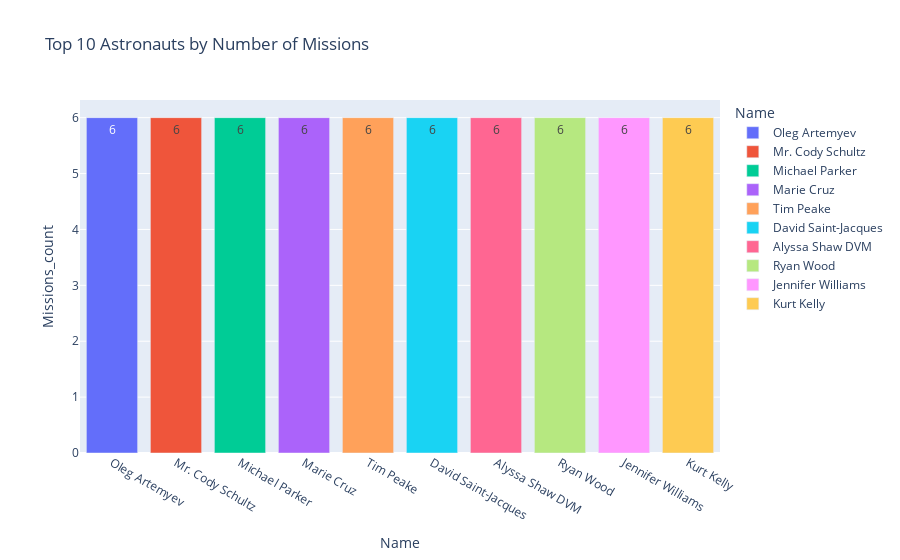

This figure's notebook cell:
### Code cell
misson= astronauts.sort_values(by='Missions_count', ascending=False).head(10)
fig = px.bar(
    misson,
    x="Name",
    y="Missions_count",
    title="Top 10 Astronauts by Number of Missions",
    color="Name",
    text="Missions_count"

)

fig.show()

### Figure 1 — Plotly figure (JSON) as saved in the notebook; plotly's stock layout.template omitted (floating-point values rounded to 4 significant figures)
{"data": [{"hovertemplate": "Name=%{x}<br>Missions_count=%{text}<extra></extra>", "legendgroup": "Oleg Artemyev", "marker": {"color": "#636efa", "pattern": {"shape": ""}}, "name": "Oleg Artemyev", "orientation": "v", "showlegend": true, "text": [6.0], "textposition": "auto", "type": "bar", "x": ["Oleg Artemyev"], "xaxis": "x", "y": [6], "yaxis": "y"}, {"hovertemplate": "Name=%{x}<br>Missions_count=%{text}<extra></extra>", "legendgroup": "Mr. Cody Schultz", "marker": {"color": "#EF553B", "pattern": {"shape": ""}}, "name": "Mr. Cody Schultz", "orientation": "v", "showlegend": true, "text": [6.0], "textposition": "auto", "type": "bar", "x": ["Mr. Cody Schultz"], "xaxis": "x", "y": [6], "yaxis": "y"}, {"hovertemplate": "Name=%{x}<br>Missions_count=%{text}<extra></extra>", "legendgroup": "Michael Parker", "marker": {"color": "#00cc96", "pattern": {"shape": ""}}, "name": "Michael Parker", "orientation": "v", "showlegend": true, "text": [6.0], "textposition": "auto", "type": "bar", "x": ["Michael Parker"], "xaxis": "x", "y": [6], "yaxis": "y"}, {"hovertemplate": "Name=%{x}<br>Missions_count=%{text}<extra></extra>", "legendgroup": "Marie Cruz", "marker": {"color": "#ab63fa", "pattern": {"shape": ""}}, "name": "Marie Cruz", "orientation": "v", "showlegend": true, "text": [6.0], "textposition": "auto", "type": "bar", "x": ["Marie Cruz"], "xaxis": "x", "y": [6], "yaxis": "y"}, {"hovertemplate": "Name=%{x}<br>Missions_count=%{text}<extra></extra>", "legendgroup": "Tim Peake", "marker": {"color": "#FFA15A", "pattern": {"shape": ""}}, "name": "Tim Peake", "orientation": "v", "showlegend": true, "text": [6.0], "textposition": "auto", "type": "bar", "x": ["Tim Peake"], "xaxis": "x", "y": [6], "yaxis": "y"}, {"hovertemplate": "Name=%{x}<br>Missions_count=%{text}<extra></extra>", "legendgroup": "David Saint-Jacques", "marker": {"color": "#19d3f3", "pattern": {"shape": ""}}, "name": "David Saint-Jacques", "orientation": "v", "showlegend": true, "text": [6.0], "textposition": "auto", "type": "bar", "x": ["David Saint-Jacques"], "xaxis": "x", "y": [6], "yaxis": "y"}, {"hovertemplate": "Name=%{x}<br>Missions_count=%{text}<extra></extra>", "legendgroup": "Alyssa Shaw DVM", "marker": {"color": "#FF6692", "pattern": {"shape": ""}}, "name": "Alyssa Shaw DVM", "orientation": "v", "showlegend": true, "text": [6.0], "textposition": "auto", "type": "bar", "x": ["Alyssa Shaw DVM"], "xaxis": "x", "y": [6], "yaxis": "y"}, {"hovertemplate": "Name=%{x}<br>Missions_count=%{text}<extra></extra>", "legendgroup": "Ryan Wood", "marker": {"color": "#B6E880", "pattern": {"shape": ""}}, "name": "Ryan Wood", "orientation": "v", "showlegend": true, "text": [6.0], "textposition": "auto", "type": "bar", "x": ["Ryan Wood"], "xaxis": "x", "y": [6], "yaxis": "y"}, {"hovertemplate": "Name=%{x}<br>Missions_count=%{text}<extra></extra>", "legendgroup": "Jennifer Williams", "marker": {"color": "#FF97FF", "pattern": {"shape": ""}}, "name": "Jennifer Williams", "orientation": "v", "showlegend": true, "text": [6.0], "textposition": "auto", "type": "bar", "x": ["Jennifer Williams"], "xaxis": "x", "y": [6], "yaxis": "y"}, {"hovertemplate": "Name=%{x}<br>Missions_count=%{text}<extra></extra>", "legendgroup": "Kurt Kelly", "marker": {"color": "#FECB52", "pattern": {"shape": ""}}, "name": "Kurt Kelly", "orientation": "v", "showlegend": true, "text": [6.0], "textposition": "auto", "type": "bar", "x": ["Kurt Kelly"], "xaxis": "x", "y": [6], "yaxis": "y"}], "layout": {"barmode": "relative", "legend": {"title": {"text": "Name"}, "tracegroupgap": 0}, "title": {"text": "Top 10 Astronauts by Number of Missions"}, "xaxis": {"anchor": "y", "categoryarray": ["Oleg Artemyev", "Mr. Cody Schultz", "Michael Parker", "Marie Cruz", "Tim Peake", "David Saint-Jacques", "Alyssa Shaw DVM", "Ryan Wood", "Jennifer Williams", "Kurt Kelly"], "categoryorder": "array", "domain": [0, 1], "title": {"text": "Name"}}, "yaxis": {"anchor": "x", "domain": [0, 1], "title": {"text": "Missions_count"}}}}
